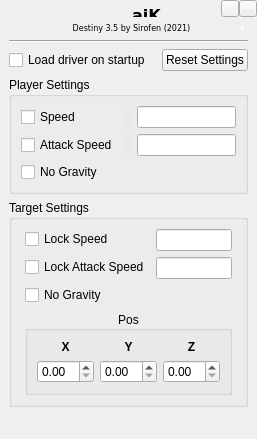
<?xml version="1.0" encoding="UTF-8"?>
<ui version="4.0">
 <class>aikwidget</class>
 <widget class="QWidget" name="aikwidget">
  <property name="windowModality">
   <enum>Qt::NonModal</enum>
  </property>
  <property name="geometry">
   <rect>
    <x>0</x>
    <y>0</y>
    <width>257</width>
    <height>439</height>
   </rect>
  </property>
  <property name="sizePolicy">
   <sizepolicy hsizetype="Preferred" vsizetype="Expanding">
    <horstretch>0</horstretch>
    <verstretch>0</verstretch>
   </sizepolicy>
  </property>
  <property name="minimumSize">
   <size>
    <width>0</width>
    <height>0</height>
   </size>
  </property>
  <property name="maximumSize">
   <size>
    <width>257</width>
    <height>439</height>
   </size>
  </property>
  <property name="windowTitle">
   <string notr="true">aiK</string>
  </property>
  <property name="whatsThis">
   <string>Debug</string>
  </property>
  <property name="styleSheet">
   <string notr="true"/>
  </property>
  <property name="locale">
   <locale language="English" country="UnitedStates"/>
  </property>
  <layout class="QVBoxLayout" name="verticalLayout_2">
   <property name="spacing">
    <number>5</number>
   </property>
   <property name="leftMargin">
    <number>0</number>
   </property>
   <property name="topMargin">
    <number>0</number>
   </property>
   <property name="rightMargin">
    <number>0</number>
   </property>
   <property name="bottomMargin">
    <number>0</number>
   </property>
   <item>
    <layout class="QHBoxLayout" name="toolBar">
     <property name="spacing">
      <number>0</number>
     </property>
     <item>
      <spacer name="horizontalSpacer_4">
       <property name="orientation">
        <enum>Qt::Horizontal</enum>
       </property>
       <property name="sizeType">
        <enum>QSizePolicy::Fixed</enum>
       </property>
       <property name="sizeHint" stdset="0">
        <size>
         <width>72</width>
         <height>10</height>
        </size>
       </property>
      </spacer>
     </item>
     <item>
      <widget class="QLabel" name="labelAik">
       <property name="mouseTracking">
        <bool>true</bool>
       </property>
       <property name="text">
        <string>&lt;html&gt;&lt;head/&gt;&lt;body&gt;&lt;pre align=&quot;center&quot; style=&quot; margin-top:16px; margin-bottom:12px; margin-left:0px; margin-right:0px; -qt-block-indent:0; text-indent:0px; line-height:20%;&quot;&gt;&lt;span style=&quot; font-family:'Courier New'; font-size:12pt; font-weight:600;&quot;&gt;aiK&lt;/span&gt;&lt;/pre&gt;&lt;/body&gt;&lt;/html&gt;</string>
       </property>
       <property name="textFormat">
        <enum>Qt::MarkdownText</enum>
       </property>
       <property name="alignment">
        <set>Qt::AlignCenter</set>
       </property>
       <property name="wordWrap">
        <bool>false</bool>
       </property>
       <property name="indent">
        <number>-1</number>
       </property>
       <property name="textInteractionFlags">
        <set>Qt::NoTextInteraction</set>
       </property>
      </widget>
     </item>
     <item>
      <widget class="QToolButton" name="minimize_button">
       <property name="text">
        <string/>
       </property>
       <property name="iconSize">
        <size>
         <width>10</width>
         <height>10</height>
        </size>
       </property>
      </widget>
     </item>
     <item>
      <widget class="QToolButton" name="close_button">
       <property name="text">
        <string/>
       </property>
       <property name="iconSize">
        <size>
         <width>10</width>
         <height>10</height>
        </size>
       </property>
      </widget>
     </item>
    </layout>
   </item>
   <item>
    <layout class="QVBoxLayout" name="mainLayout">
     <property name="spacing">
      <number>6</number>
     </property>
     <property name="sizeConstraint">
      <enum>QLayout::SetDefaultConstraint</enum>
     </property>
     <property name="leftMargin">
      <number>9</number>
     </property>
     <property name="topMargin">
      <number>0</number>
     </property>
     <property name="rightMargin">
      <number>9</number>
     </property>
     <property name="bottomMargin">
      <number>9</number>
     </property>
     <item>
      <layout class="QHBoxLayout" name="head">
       <property name="sizeConstraint">
        <enum>QLayout::SetDefaultConstraint</enum>
       </property>
       <item>
        <spacer name="horizontalSpacer_5">
         <property name="orientation">
          <enum>Qt::Horizontal</enum>
         </property>
         <property name="sizeType">
          <enum>QSizePolicy::Fixed</enum>
         </property>
         <property name="sizeHint" stdset="0">
          <size>
           <width>25</width>
           <height>5</height>
          </size>
         </property>
        </spacer>
       </item>
       <item>
        <widget class="QLabel" name="labelDetail">
         <property name="sizePolicy">
          <sizepolicy hsizetype="Preferred" vsizetype="Preferred">
           <horstretch>0</horstretch>
           <verstretch>0</verstretch>
          </sizepolicy>
         </property>
         <property name="minimumSize">
          <size>
           <width>0</width>
           <height>0</height>
          </size>
         </property>
         <property name="styleSheet">
          <string notr="true"/>
         </property>
         <property name="text">
          <string>&lt;html&gt;&lt;head/&gt;&lt;body&gt;&lt;pre align=&quot;center&quot; style=&quot; margin-top:16px; margin-bottom:12px; margin-left:0px; margin-right:0px; -qt-block-indent:0; text-indent:0px;&quot;&gt;&lt;span style=&quot; font-family:'Courier New'; font-size:6pt;&quot;&gt;Destiny 3.5 by Sirofen (2021)&lt;/span&gt;&lt;/pre&gt;&lt;/body&gt;&lt;/html&gt;</string>
         </property>
         <property name="scaledContents">
          <bool>false</bool>
         </property>
         <property name="alignment">
          <set>Qt::AlignCenter</set>
         </property>
         <property name="indent">
          <number>-1</number>
         </property>
         <property name="textInteractionFlags">
          <set>Qt::NoTextInteraction</set>
         </property>
        </widget>
       </item>
       <item>
        <widget class="CollapseButton" name="toolButton">
         <property name="enabled">
          <bool>true</bool>
         </property>
         <property name="sizePolicy">
          <sizepolicy hsizetype="Fixed" vsizetype="Fixed">
           <horstretch>0</horstretch>
           <verstretch>0</verstretch>
          </sizepolicy>
         </property>
         <property name="palette">
          <palette>
           <active>
            <colorrole role="WindowText">
             <brush brushstyle="SolidPattern">
              <color alpha="0">
               <red>255</red>
               <green>255</green>
               <blue>255</blue>
              </color>
             </brush>
            </colorrole>
            <colorrole role="Button">
             <brush brushstyle="SolidPattern">
              <color alpha="255">
               <red>222</red>
               <green>222</green>
               <blue>222</blue>
              </color>
             </brush>
            </colorrole>
            <colorrole role="Light">
             <brush brushstyle="SolidPattern">
              <color alpha="0">
               <red>255</red>
               <green>255</green>
               <blue>255</blue>
              </color>
             </brush>
            </colorrole>
            <colorrole role="Midlight">
             <brush brushstyle="SolidPattern">
              <color alpha="0">
               <red>247</red>
               <green>247</green>
               <blue>247</blue>
              </color>
             </brush>
            </colorrole>
            <colorrole role="Dark">
             <brush brushstyle="SolidPattern">
              <color alpha="0">
               <red>120</red>
               <green>120</green>
               <blue>120</blue>
              </color>
             </brush>
            </colorrole>
            <colorrole role="Mid">
             <brush brushstyle="SolidPattern">
              <color alpha="0">
               <red>160</red>
               <green>160</green>
               <blue>160</blue>
              </color>
             </brush>
            </colorrole>
            <colorrole role="Text">
             <brush brushstyle="SolidPattern">
              <color alpha="0">
               <red>255</red>
               <green>255</green>
               <blue>255</blue>
              </color>
             </brush>
            </colorrole>
            <colorrole role="BrightText">
             <brush brushstyle="SolidPattern">
              <color alpha="255">
               <red>255</red>
               <green>255</green>
               <blue>255</blue>
              </color>
             </brush>
            </colorrole>
            <colorrole role="ButtonText">
             <brush brushstyle="SolidPattern">
              <color alpha="0">
               <red>255</red>
               <green>255</green>
               <blue>255</blue>
              </color>
             </brush>
            </colorrole>
            <colorrole role="Base">
             <brush brushstyle="SolidPattern">
              <color alpha="255">
               <red>222</red>
               <green>222</green>
               <blue>222</blue>
              </color>
             </brush>
            </colorrole>
            <colorrole role="Window">
             <brush brushstyle="SolidPattern">
              <color alpha="255">
               <red>222</red>
               <green>222</green>
               <blue>222</blue>
              </color>
             </brush>
            </colorrole>
            <colorrole role="Shadow">
             <brush brushstyle="SolidPattern">
              <color alpha="255">
               <red>0</red>
               <green>0</green>
               <blue>0</blue>
              </color>
             </brush>
            </colorrole>
            <colorrole role="HighlightedText">
             <brush brushstyle="SolidPattern">
              <color alpha="255">
               <red>202</red>
               <green>255</green>
               <blue>251</blue>
              </color>
             </brush>
            </colorrole>
            <colorrole role="AlternateBase">
             <brush brushstyle="SolidPattern">
              <color alpha="255">
               <red>161</red>
               <green>255</green>
               <blue>255</blue>
              </color>
             </brush>
            </colorrole>
            <colorrole role="ToolTipBase">
             <brush brushstyle="SolidPattern">
              <color alpha="255">
               <red>255</red>
               <green>255</green>
               <blue>220</blue>
              </color>
             </brush>
            </colorrole>
            <colorrole role="ToolTipText">
             <brush brushstyle="SolidPattern">
              <color alpha="255">
               <red>0</red>
               <green>0</green>
               <blue>0</blue>
              </color>
             </brush>
            </colorrole>
            <colorrole role="PlaceholderText">
             <brush brushstyle="SolidPattern">
              <color alpha="128">
               <red>0</red>
               <green>0</green>
               <blue>0</blue>
              </color>
             </brush>
            </colorrole>
           </active>
           <inactive>
            <colorrole role="WindowText">
             <brush brushstyle="SolidPattern">
              <color alpha="0">
               <red>255</red>
               <green>255</green>
               <blue>255</blue>
              </color>
             </brush>
            </colorrole>
            <colorrole role="Button">
             <brush brushstyle="SolidPattern">
              <color alpha="255">
               <red>222</red>
               <green>222</green>
               <blue>222</blue>
              </color>
             </brush>
            </colorrole>
            <colorrole role="Light">
             <brush brushstyle="SolidPattern">
              <color alpha="0">
               <red>255</red>
               <green>255</green>
               <blue>255</blue>
              </color>
             </brush>
            </colorrole>
            <colorrole role="Midlight">
             <brush brushstyle="SolidPattern">
              <color alpha="0">
               <red>247</red>
               <green>247</green>
               <blue>247</blue>
              </color>
             </brush>
            </colorrole>
            <colorrole role="Dark">
             <brush brushstyle="SolidPattern">
              <color alpha="0">
               <red>120</red>
               <green>120</green>
               <blue>120</blue>
              </color>
             </brush>
            </colorrole>
            <colorrole role="Mid">
             <brush brushstyle="SolidPattern">
              <color alpha="0">
               <red>160</red>
               <green>160</green>
               <blue>160</blue>
              </color>
             </brush>
            </colorrole>
            <colorrole role="Text">
             <brush brushstyle="SolidPattern">
              <color alpha="0">
               <red>255</red>
               <green>255</green>
               <blue>255</blue>
              </color>
             </brush>
            </colorrole>
            <colorrole role="BrightText">
             <brush brushstyle="SolidPattern">
              <color alpha="255">
               <red>255</red>
               <green>255</green>
               <blue>255</blue>
              </color>
             </brush>
            </colorrole>
            <colorrole role="ButtonText">
             <brush brushstyle="SolidPattern">
              <color alpha="0">
               <red>255</red>
               <green>255</green>
               <blue>255</blue>
              </color>
             </brush>
            </colorrole>
            <colorrole role="Base">
             <brush brushstyle="SolidPattern">
              <color alpha="255">
               <red>222</red>
               <green>222</green>
               <blue>222</blue>
              </color>
             </brush>
            </colorrole>
            <colorrole role="Window">
             <brush brushstyle="SolidPattern">
              <color alpha="255">
               <red>222</red>
               <green>222</green>
               <blue>222</blue>
              </color>
             </brush>
            </colorrole>
            <colorrole role="Shadow">
             <brush brushstyle="SolidPattern">
              <color alpha="255">
               <red>0</red>
               <green>0</green>
               <blue>0</blue>
              </color>
             </brush>
            </colorrole>
            <colorrole role="HighlightedText">
             <brush brushstyle="SolidPattern">
              <color alpha="255">
               <red>202</red>
               <green>255</green>
               <blue>251</blue>
              </color>
             </brush>
            </colorrole>
            <colorrole role="AlternateBase">
             <brush brushstyle="SolidPattern">
              <color alpha="255">
               <red>161</red>
               <green>255</green>
               <blue>255</blue>
              </color>
             </brush>
            </colorrole>
            <colorrole role="ToolTipBase">
             <brush brushstyle="SolidPattern">
              <color alpha="255">
               <red>255</red>
               <green>255</green>
               <blue>220</blue>
              </color>
             </brush>
            </colorrole>
            <colorrole role="ToolTipText">
             <brush brushstyle="SolidPattern">
              <color alpha="255">
               <red>0</red>
               <green>0</green>
               <blue>0</blue>
              </color>
             </brush>
            </colorrole>
            <colorrole role="PlaceholderText">
             <brush brushstyle="SolidPattern">
              <color alpha="128">
               <red>0</red>
               <green>0</green>
               <blue>0</blue>
              </color>
             </brush>
            </colorrole>
           </inactive>
           <disabled>
            <colorrole role="WindowText">
             <brush brushstyle="SolidPattern">
              <color alpha="0">
               <red>255</red>
               <green>255</green>
               <blue>255</blue>
              </color>
             </brush>
            </colorrole>
            <colorrole role="Button">
             <brush brushstyle="SolidPattern">
              <color alpha="255">
               <red>222</red>
               <green>222</green>
               <blue>222</blue>
              </color>
             </brush>
            </colorrole>
            <colorrole role="Light">
             <brush brushstyle="SolidPattern">
              <color alpha="0">
               <red>255</red>
               <green>255</green>
               <blue>255</blue>
              </color>
             </brush>
            </colorrole>
            <colorrole role="Midlight">
             <brush brushstyle="SolidPattern">
              <color alpha="0">
               <red>247</red>
               <green>247</green>
               <blue>247</blue>
              </color>
             </brush>
            </colorrole>
            <colorrole role="Dark">
             <brush brushstyle="SolidPattern">
              <color alpha="0">
               <red>120</red>
               <green>120</green>
               <blue>120</blue>
              </color>
             </brush>
            </colorrole>
            <colorrole role="Mid">
             <brush brushstyle="SolidPattern">
              <color alpha="0">
               <red>160</red>
               <green>160</green>
               <blue>160</blue>
              </color>
             </brush>
            </colorrole>
            <colorrole role="Text">
             <brush brushstyle="SolidPattern">
              <color alpha="0">
               <red>255</red>
               <green>255</green>
               <blue>255</blue>
              </color>
             </brush>
            </colorrole>
            <colorrole role="BrightText">
             <brush brushstyle="SolidPattern">
              <color alpha="255">
               <red>255</red>
               <green>255</green>
               <blue>255</blue>
              </color>
             </brush>
            </colorrole>
            <colorrole role="ButtonText">
             <brush brushstyle="SolidPattern">
              <color alpha="0">
               <red>255</red>
               <green>255</green>
               <blue>255</blue>
              </color>
             </brush>
            </colorrole>
            <colorrole role="Base">
             <brush brushstyle="SolidPattern">
              <color alpha="255">
               <red>222</red>
               <green>222</green>
               <blue>222</blue>
              </color>
             </brush>
            </colorrole>
            <colorrole role="Window">
             <brush brushstyle="SolidPattern">
              <color alpha="255">
               <red>222</red>
               <green>222</green>
               <blue>222</blue>
              </color>
             </brush>
            </colorrole>
            <colorrole role="Shadow">
             <brush brushstyle="SolidPattern">
              <color alpha="255">
               <red>0</red>
               <green>0</green>
               <blue>0</blue>
              </color>
             </brush>
            </colorrole>
            <colorrole role="HighlightedText">
             <brush brushstyle="SolidPattern">
              <color alpha="255">
               <red>202</red>
               <green>255</green>
               <blue>251</blue>
              </color>
             </brush>
            </colorrole>
            <colorrole role="AlternateBase">
             <brush brushstyle="SolidPattern">
              <color alpha="255">
               <red>161</red>
               <green>255</green>
               <blue>255</blue>
              </color>
             </brush>
            </colorrole>
            <colorrole role="ToolTipBase">
             <brush brushstyle="SolidPattern">
              <color alpha="255">
               <red>255</red>
               <green>255</green>
               <blue>220</blue>
              </color>
             </brush>
            </colorrole>
            <colorrole role="ToolTipText">
             <brush brushstyle="SolidPattern">
              <color alpha="255">
               <red>0</red>
               <green>0</green>
               <blue>0</blue>
              </color>
             </brush>
            </colorrole>
            <colorrole role="PlaceholderText">
             <brush brushstyle="SolidPattern">
              <color alpha="128">
               <red>0</red>
               <green>0</green>
               <blue>0</blue>
              </color>
             </brush>
            </colorrole>
           </disabled>
          </palette>
         </property>
         <property name="font">
          <font>
           <kerning>true</kerning>
          </font>
         </property>
         <property name="layoutDirection">
          <enum>Qt::LeftToRight</enum>
         </property>
         <property name="styleSheet">
          <string notr="true"/>
         </property>
         <property name="text">
          <string>...</string>
         </property>
         <property name="iconSize">
          <size>
           <width>5</width>
           <height>5</height>
          </size>
         </property>
         <property name="popupMode">
          <enum>QToolButton::DelayedPopup</enum>
         </property>
         <property name="toolButtonStyle">
          <enum>Qt::ToolButtonIconOnly</enum>
         </property>
         <property name="autoRaise">
          <bool>true</bool>
         </property>
         <property name="arrowType">
          <enum>Qt::LeftArrow</enum>
         </property>
        </widget>
       </item>
      </layout>
     </item>
     <item>
      <widget class="Line" name="line">
       <property name="sizePolicy">
        <sizepolicy hsizetype="Preferred" vsizetype="Fixed">
         <horstretch>0</horstretch>
         <verstretch>0</verstretch>
        </sizepolicy>
       </property>
       <property name="orientation">
        <enum>Qt::Horizontal</enum>
       </property>
      </widget>
     </item>
     <item>
      <layout class="QHBoxLayout" name="settingsLayout">
       <property name="sizeConstraint">
        <enum>QLayout::SetDefaultConstraint</enum>
       </property>
       <item>
        <widget class="QCheckBox" name="drvOnStartupCheck">
         <property name="sizePolicy">
          <sizepolicy hsizetype="Preferred" vsizetype="Fixed">
           <horstretch>0</horstretch>
           <verstretch>0</verstretch>
          </sizepolicy>
         </property>
         <property name="text">
          <string>Load driver on startup</string>
         </property>
        </widget>
       </item>
       <item>
        <spacer name="horizontalSpacer">
         <property name="orientation">
          <enum>Qt::Horizontal</enum>
         </property>
         <property name="sizeHint" stdset="0">
          <size>
           <width>40</width>
           <height>20</height>
          </size>
         </property>
        </spacer>
       </item>
       <item>
        <widget class="QPushButton" name="resetSettingsButton">
         <property name="sizePolicy">
          <sizepolicy hsizetype="Preferred" vsizetype="Fixed">
           <horstretch>0</horstretch>
           <verstretch>0</verstretch>
          </sizepolicy>
         </property>
         <property name="text">
          <string>Reset Settings</string>
         </property>
        </widget>
       </item>
      </layout>
     </item>
     <item>
      <widget class="QGroupBox" name="playerSettingsGroupBox">
       <property name="styleSheet">
        <string notr="true"/>
       </property>
       <property name="title">
        <string>Player Settings</string>
       </property>
       <property name="flat">
        <bool>true</bool>
       </property>
       <layout class="QGridLayout" name="gridLayout_2">
        <item row="0" column="0">
         <layout class="QGridLayout" name="gridLayout">
          <property name="leftMargin">
           <number>0</number>
          </property>
          <property name="topMargin">
           <number>0</number>
          </property>
          <property name="rightMargin">
           <number>0</number>
          </property>
          <property name="bottomMargin">
           <number>0</number>
          </property>
          <item row="0" column="0">
           <widget class="QCheckBox" name="playerEnableSpeedCheck">
            <property name="sizePolicy">
             <sizepolicy hsizetype="Preferred" vsizetype="Preferred">
              <horstretch>0</horstretch>
              <verstretch>0</verstretch>
             </sizepolicy>
            </property>
            <property name="toolTip">
             <string>Enable Speed Modification</string>
            </property>
            <property name="text">
             <string>Speed</string>
            </property>
           </widget>
          </item>
          <item row="0" column="2">
           <widget class="QLineEdit" name="playerSpeedMod">
            <property name="sizePolicy">
             <sizepolicy hsizetype="Preferred" vsizetype="Preferred">
              <horstretch>0</horstretch>
              <verstretch>0</verstretch>
             </sizepolicy>
            </property>
            <property name="toolTip">
             <string>&lt;style&gt;
p.line_height {
line-height: 0.4
}
&lt;/style&gt;
&lt;html&gt;&lt;head/&gt;&lt;body&gt;&lt;p class=&quot;line_height&quot;&gt;Write Literal value or an Operation.&lt;/p&gt;&lt;p class=&quot;line_height&quot;&gt;Supported operators: &lt;span style=&quot; font-weight:600;&quot;&gt;- + *&lt;/span&gt;&lt;/p&gt;&lt;p&gt;Operation example:&lt;span style=&quot; font-weight:600;&quot;&gt; *0.25&lt;/span&gt;&lt;/p&gt;&lt;/body&gt;&lt;/html&gt;</string>
            </property>
           </widget>
          </item>
          <item row="1" column="0">
           <widget class="QCheckBox" name="playerEnableAttackSpeedCheck">
            <property name="sizePolicy">
             <sizepolicy hsizetype="Preferred" vsizetype="Preferred">
              <horstretch>0</horstretch>
              <verstretch>0</verstretch>
             </sizepolicy>
            </property>
            <property name="toolTip">
             <string>Enable Speed Modification</string>
            </property>
            <property name="text">
             <string>Attack Speed</string>
            </property>
           </widget>
          </item>
          <item row="2" column="0">
           <widget class="QCheckBox" name="noGravityCheck">
            <property name="sizePolicy">
             <sizepolicy hsizetype="Preferred" vsizetype="Preferred">
              <horstretch>0</horstretch>
              <verstretch>0</verstretch>
             </sizepolicy>
            </property>
            <property name="toolTip">
             <string>Enable No Gravity</string>
            </property>
            <property name="text">
             <string>No Gravity</string>
            </property>
           </widget>
          </item>
          <item row="1" column="2">
           <widget class="QLineEdit" name="playerAttackSpeedMod">
            <property name="sizePolicy">
             <sizepolicy hsizetype="Preferred" vsizetype="Preferred">
              <horstretch>0</horstretch>
              <verstretch>0</verstretch>
             </sizepolicy>
            </property>
            <property name="toolTip">
             <string>&lt;style&gt;
p.line_height {
line-height: 0.3
}
&lt;/style&gt;
&lt;html&gt;&lt;head/&gt;&lt;body&gt;&lt;p class=&quot;line_height&quot;&gt;Write Literal value or an Operation.&lt;/p&gt;&lt;p class=&quot;line_height&quot;&gt;Supported operators: &lt;span style=&quot; font-weight:600;&quot;&gt;- + *&lt;/span&gt;&lt;/p&gt;&lt;p&gt;Operation example:&lt;span style=&quot; font-weight:600;&quot;&gt; *0.25&lt;/span&gt;&lt;/p&gt;&lt;/body&gt;&lt;/html&gt;</string>
            </property>
           </widget>
          </item>
          <item row="0" column="1">
           <widget class="QLabel" name="playerSpeedFunLabel">
            <property name="sizePolicy">
             <sizepolicy hsizetype="Preferred" vsizetype="Preferred">
              <horstretch>0</horstretch>
              <verstretch>0</verstretch>
             </sizepolicy>
            </property>
            <property name="minimumSize">
             <size>
              <width>0</width>
              <height>0</height>
             </size>
            </property>
            <property name="font">
             <font>
              <pointsize>9</pointsize>
              <weight>75</weight>
              <bold>true</bold>
              <underline>false</underline>
             </font>
            </property>
            <property name="toolTip">
             <string>Operation on Speed</string>
            </property>
            <property name="styleSheet">
             <string notr="true">background-color: rgb(234, 234, 234);</string>
            </property>
            <property name="text">
             <string/>
            </property>
            <property name="alignment">
             <set>Qt::AlignRight|Qt::AlignTrailing|Qt::AlignVCenter</set>
            </property>
           </widget>
          </item>
          <item row="1" column="1">
           <widget class="QLabel" name="playerAttackSpeedFunLabel">
            <property name="font">
             <font>
              <pointsize>9</pointsize>
              <weight>75</weight>
              <bold>true</bold>
             </font>
            </property>
            <property name="styleSheet">
             <string notr="true">background-color: rgb(234, 234, 234);</string>
            </property>
            <property name="text">
             <string/>
            </property>
           </widget>
          </item>
         </layout>
        </item>
       </layout>
      </widget>
     </item>
     <item>
      <widget class="QGroupBox" name="targetSettingsGroupBox">
       <property name="title">
        <string>Target Settings</string>
       </property>
       <property name="flat">
        <bool>true</bool>
       </property>
       <layout class="QGridLayout" name="targetLayout">
        <property name="leftMargin">
         <number>9</number>
        </property>
        <property name="topMargin">
         <number>9</number>
        </property>
        <property name="rightMargin">
         <number>9</number>
        </property>
        <property name="bottomMargin">
         <number>9</number>
        </property>
        <item row="2" column="1">
         <layout class="QFormLayout" name="targetLayout_2">
          <item row="0" column="0">
           <widget class="QCheckBox" name="targetLockSpeedCheck">
            <property name="sizePolicy">
             <sizepolicy hsizetype="Preferred" vsizetype="Fixed">
              <horstretch>0</horstretch>
              <verstretch>0</verstretch>
             </sizepolicy>
            </property>
            <property name="text">
             <string>Lock Speed</string>
            </property>
           </widget>
          </item>
          <item row="0" column="1">
           <widget class="QLineEdit" name="targetSpeedMod">
            <property name="sizePolicy">
             <sizepolicy hsizetype="Preferred" vsizetype="Fixed">
              <horstretch>0</horstretch>
              <verstretch>0</verstretch>
             </sizepolicy>
            </property>
           </widget>
          </item>
          <item row="1" column="0">
           <widget class="QCheckBox" name="targetLockAttackSpeedCheck">
            <property name="sizePolicy">
             <sizepolicy hsizetype="Preferred" vsizetype="Fixed">
              <horstretch>0</horstretch>
              <verstretch>0</verstretch>
             </sizepolicy>
            </property>
            <property name="text">
             <string>Lock Attack Speed</string>
            </property>
           </widget>
          </item>
          <item row="1" column="1">
           <widget class="QLineEdit" name="targetAttackSpeedMod">
            <property name="sizePolicy">
             <sizepolicy hsizetype="Preferred" vsizetype="Fixed">
              <horstretch>0</horstretch>
              <verstretch>0</verstretch>
             </sizepolicy>
            </property>
           </widget>
          </item>
          <item row="2" column="0">
           <widget class="QCheckBox" name="targetNoGravityCheck">
            <property name="sizePolicy">
             <sizepolicy hsizetype="Preferred" vsizetype="Fixed">
              <horstretch>0</horstretch>
              <verstretch>0</verstretch>
             </sizepolicy>
            </property>
            <property name="text">
             <string>No Gravity</string>
            </property>
           </widget>
          </item>
         </layout>
        </item>
        <item row="2" column="0">
         <spacer name="horizontalSpacer_2">
          <property name="orientation">
           <enum>Qt::Horizontal</enum>
          </property>
          <property name="sizeHint" stdset="0">
           <size>
            <width>40</width>
            <height>20</height>
           </size>
          </property>
         </spacer>
        </item>
        <item row="3" column="1">
         <widget class="QGroupBox" name="gridGroupBox">
          <property name="title">
           <string>Pos</string>
          </property>
          <property name="alignment">
           <set>Qt::AlignCenter</set>
          </property>
          <property name="flat">
           <bool>true</bool>
          </property>
          <layout class="QGridLayout" name="targetPosGroupBox">
           <property name="leftMargin">
            <number>9</number>
           </property>
           <property name="topMargin">
            <number>9</number>
           </property>
           <property name="rightMargin">
            <number>9</number>
           </property>
           <property name="bottomMargin">
            <number>9</number>
           </property>
           <item row="0" column="0">
            <layout class="QGridLayout" name="gridLayout_3">
             <property name="leftMargin">
              <number>0</number>
             </property>
             <property name="rightMargin">
              <number>0</number>
             </property>
             <item row="0" column="2">
              <widget class="QLabel" name="targetZCordLabel">
               <property name="text">
                <string>&lt;html&gt;&lt;head/&gt;&lt;body&gt;&lt;p align=&quot;center&quot;&gt;&lt;span style=&quot; font-weight:600;&quot;&gt;Z&lt;/span&gt;&lt;/p&gt;&lt;/body&gt;&lt;/html&gt;</string>
               </property>
              </widget>
             </item>
             <item row="0" column="1">
              <widget class="QLabel" name="targetYCordLabel">
               <property name="text">
                <string>&lt;html&gt;&lt;head/&gt;&lt;body&gt;&lt;p align=&quot;center&quot;&gt;&lt;span style=&quot; font-weight:600;&quot;&gt;Y&lt;/span&gt;&lt;/p&gt;&lt;/body&gt;&lt;/html&gt;</string>
               </property>
              </widget>
             </item>
             <item row="0" column="0">
              <widget class="QLabel" name="targetXCordLabel">
               <property name="text">
                <string>&lt;html&gt;&lt;head/&gt;&lt;body&gt;&lt;p align=&quot;center&quot;&gt;&lt;span style=&quot; font-weight:600;&quot;&gt;X&lt;/span&gt;&lt;/p&gt;&lt;/body&gt;&lt;/html&gt;</string>
               </property>
              </widget>
             </item>
             <item row="1" column="2">
              <widget class="QDoubleSpinBox" name="targetZCordBox">
               <property name="sizePolicy">
                <sizepolicy hsizetype="Fixed" vsizetype="Fixed">
                 <horstretch>0</horstretch>
                 <verstretch>0</verstretch>
                </sizepolicy>
               </property>
              </widget>
             </item>
             <item row="1" column="1">
              <widget class="QDoubleSpinBox" name="targetYCordBox">
               <property name="sizePolicy">
                <sizepolicy hsizetype="Fixed" vsizetype="Fixed">
                 <horstretch>0</horstretch>
                 <verstretch>0</verstretch>
                </sizepolicy>
               </property>
              </widget>
             </item>
             <item row="1" column="0">
              <widget class="QDoubleSpinBox" name="targetXCordBox">
               <property name="sizePolicy">
                <sizepolicy hsizetype="Fixed" vsizetype="Fixed">
                 <horstretch>0</horstretch>
                 <verstretch>0</verstretch>
                </sizepolicy>
               </property>
              </widget>
             </item>
            </layout>
           </item>
          </layout>
         </widget>
        </item>
        <item row="2" column="2">
         <spacer name="horizontalSpacer_3">
          <property name="orientation">
           <enum>Qt::Horizontal</enum>
          </property>
          <property name="sizeHint" stdset="0">
           <size>
            <width>40</width>
            <height>20</height>
           </size>
          </property>
         </spacer>
        </item>
       </layout>
      </widget>
     </item>
    </layout>
   </item>
   <item>
    <spacer name="verticalSpacer">
     <property name="orientation">
      <enum>Qt::Vertical</enum>
     </property>
     <property name="sizeHint" stdset="0">
      <size>
       <width>20</width>
       <height>0</height>
      </size>
     </property>
    </spacer>
   </item>
   <item>
    <widget class="QFrame" name="consoleFrame">
     <property name="sizePolicy">
      <sizepolicy hsizetype="Preferred" vsizetype="Preferred">
       <horstretch>0</horstretch>
       <verstretch>0</verstretch>
      </sizepolicy>
     </property>
     <layout class="QVBoxLayout" name="verticalLayout" stretch="0">
      <property name="spacing">
       <number>0</number>
      </property>
      <property name="sizeConstraint">
       <enum>QLayout::SetDefaultConstraint</enum>
      </property>
      <property name="leftMargin">
       <number>9</number>
      </property>
      <property name="topMargin">
       <number>0</number>
      </property>
      <property name="rightMargin">
       <number>9</number>
      </property>
      <property name="bottomMargin">
       <number>9</number>
      </property>
      <item>
       <widget class="LogView" name="consolePlainText">
        <property name="sizePolicy">
         <sizepolicy hsizetype="Preferred" vsizetype="Maximum">
          <horstretch>0</horstretch>
          <verstretch>0</verstretch>
         </sizepolicy>
        </property>
        <property name="minimumSize">
         <size>
          <width>0</width>
          <height>0</height>
         </size>
        </property>
        <property name="maximumSize">
         <size>
          <width>16777215</width>
          <height>0</height>
         </size>
        </property>
        <property name="baseSize">
         <size>
          <width>0</width>
          <height>150</height>
         </size>
        </property>
        <property name="lineWrapMode">
         <enum>QPlainTextEdit::NoWrap</enum>
        </property>
        <property name="readOnly">
         <bool>true</bool>
        </property>
        <property name="plainText">
         <string/>
        </property>
       </widget>
      </item>
     </layout>
    </widget>
   </item>
  </layout>
 </widget>
 <customwidgets>
  <customwidget>
   <class>CollapseButton</class>
   <extends>QToolButton</extends>
   <header>collapse_button.h</header>
  </customwidget>
  <customwidget>
   <class>LogView</class>
   <extends>QPlainTextEdit</extends>
   <header location="global">logview.hpp</header>
  </customwidget>
 </customwidgets>
 <resources/>
 <connections/>
</ui>
